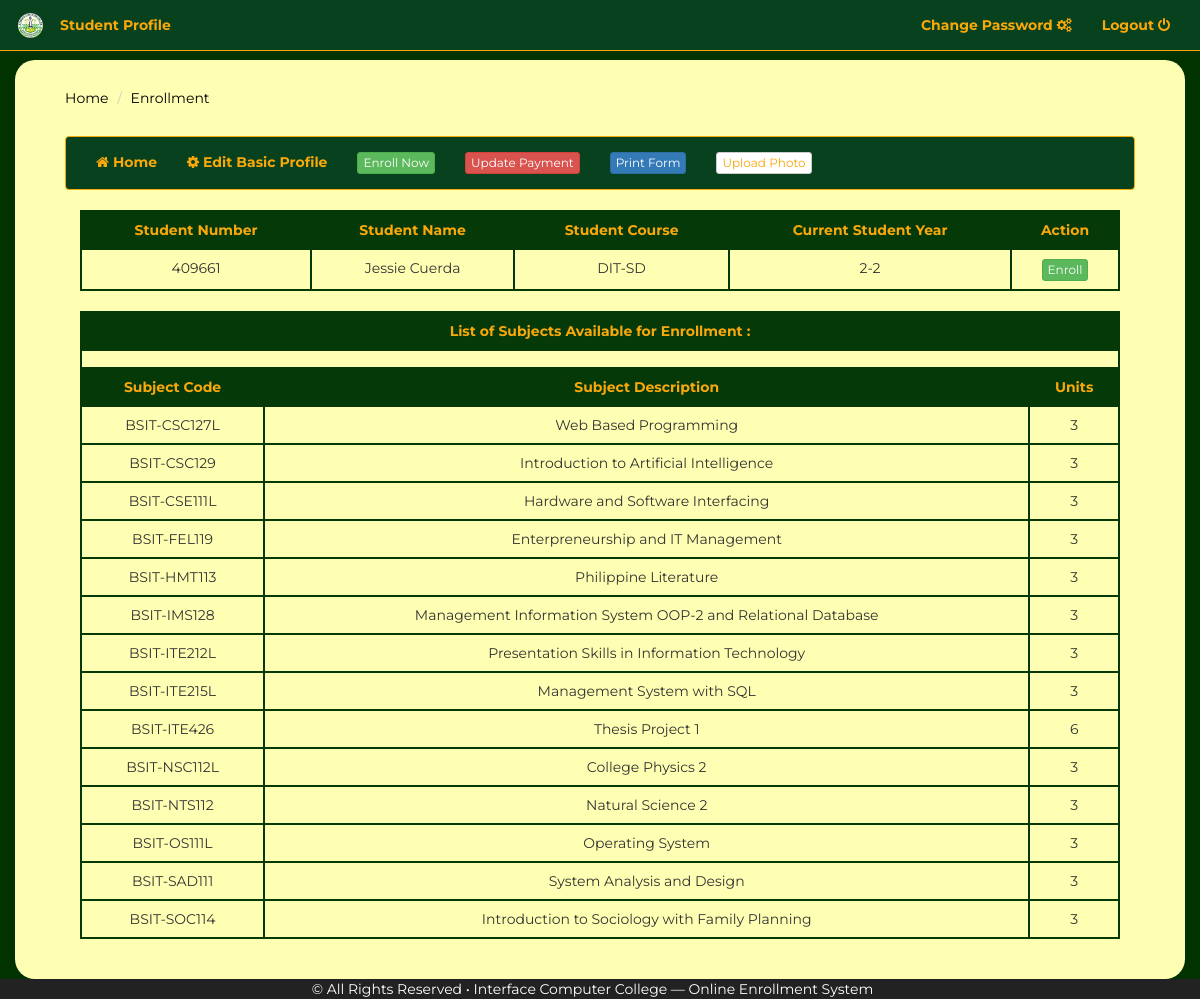
/enrollment_phase2.php (signed in), run on the app's committed database.
### tables this page shows
CREATE TABLE `tbl_studentinfo` (
  `studentNo` int(6) NOT NULL AUTO_INCREMENT,
  `course_id` varchar(10) NOT NULL,
  `first_name` varchar(255) NOT NULL,
  `last_name` varchar(255) NOT NULL,
  `middle_name` varchar(255) NOT NULL,
  `branch_id` int(10) NOT NULL,
  `address` varchar(255) NOT NULL,
  `age` int(11) NOT NULL,
  `gender` varchar(255) NOT NULL,
  `contact_number` int(11) NOT NULL,
  `email_address` varchar(255) NOT NULL,
  `grant_id` int(11) NOT NULL,
  `year_level` int(1) NOT NULL,
  `semester_num` int(1) NOT NULL,
  `student_type` varchar(10) NOT NULL,
  `status` varchar(15) NOT NULL,
  `new_old` varchar(255) NOT NULL DEFAULT 'new',
  `student_photo` text,
  PRIMARY KEY (`studentNo`,`email_address`),
  KEY `course_id` (`course_id`),
  KEY `branch_id` (`branch_id`),
  KEY `year_level` (`year_level`),
  KEY `semester_num` (`semester_num`),
  KEY `grant_id` (`grant_id`),
  CONSTRAINT `tbl_studentinfo_ibfk_2` FOREIGN KEY (`branch_id`) REFERENCES `tbl_branches` (`branch_id`),
  CONSTRAINT `tbl_studentinfo_ibfk_4` FOREIGN KEY (`year_level`) REFERENCES `tbl_academic_year` (`id`),
  CONSTRAINT `tbl_studentinfo_ibfk_5` FOREIGN KEY (`semester_num`) REFERENCES `tbl_academic_sem` (`id`),
  CONSTRAINT `tbl_studentinfo_ibfk_6` FOREIGN KEY (`course_id`) REFERENCES `tbl_course_info` (`course_id`),
  CONSTRAINT `tbl_studentinfo_ibfk_7` FOREIGN KEY (`grant_id`) REFERENCES `tbl_grants` (`grant_id`) ON DELETE NO ACTION ON UPDATE NO ACTION
);

CREATE TABLE `tbl_subject` (
  `subject_code` varchar(20) NOT NULL,
  `subject_description` varchar(255) NOT NULL,
  `units` int(2) NOT NULL,
  `course_curriculum` varchar(10) NOT NULL,
  `year_level` int(2) NOT NULL,
  `semester_number` int(2) NOT NULL,
  PRIMARY KEY (`subject_code`),
  KEY `course_curriculum` (`course_curriculum`),
  CONSTRAINT `tbl_subject_ibfk_1` FOREIGN KEY (`course_curriculum`) REFERENCES `tbl_course_info` (`course_curriculum`)
);

### session.php (called while the page is built, shortened)
<?php
global $conn;
 if( !$_SESSION['loggedInUser'] ) {
      header('Location:index.php');
  } else if( $_SESSION['loggedInUser'] && $_SESSION['userRole'] === 'user' && $_SESSION['branch'] === 'caloocan'){
  	 $loggedUser = $_SESSION['loggedInUser'];
  } else if( $_SESSION['loggedInUser'] && $_SESSION['userRole'] === 'user' && $_SESSION['branch'] === 'manila'){
  	  $loggedUser = mysqli_real_escape_string($conn,$_SESSION['loggedInUser']);
  	  $loggedUser_branch = 'manila';
  } else if( $_SESSION['loggedInUser'] && $_SESSION['userRole'] === 'admin') {
      $loggedUser = mysqli_real_escape_string($conn,$_SESSION['loggedInUser']);
       header('Location: ../icc/admin/administration.php');
  }
 ?>

### enrollment_phase2.php (the view, shortened to what this page needs)
<?php
  include('session.php');
  require('includes/connection.php');
  include('includes/header.php');
  include('navigation_2.php');
?>
       <div class="container" id="mainContainer">
            <div class="container-fluid">
                <div class="row">
                    <div class="col-md-12">
                      <ol class="breadcrumb">
                          <li><a href="profile.php">Home</a></li>
                          <li><a href="enrollment.php">Enrollment </a></li>
                      </ol>
                    </div>
                </div>
                    <div class="col-md-12">
                       <?php include('profile_navigation.php'); ?>
                        <div class="container-fluid">
                          <?php
                              $query = "SELECT studInfo.studentNo,
                              studInfo.first_name ,
                              studInfo.last_name,
                              studInfo.course_id,
                              studInfo.year_level,
                              studInfo.semester_num ,
                              studInfo.status
                              FROM tbl_studentinfo studInfo
                              WHERE studInfo.studentNo = '$loggedUser'";
                              $result = mysqli_query($conn,$query);
                              while( $row = mysqli_fetch_assoc($result)){
                                      $student_number = $row['studentNo'];
                                      $student_fname = $row['first_name'];
                                      $student_lastName = $row['last_name'];
                                      $student_course = $row['course_id'];
                                      $student_yrLevel = $row['year_level'];
                                      $student_semNumber = $row['semester_num'];
                              }
                           ?>
                            <div class="row">
                               <div class="col-sm-12">
                                   <table class="table table-responsive table-bordered">
                                        <tr>
                                          <th class="text-center">
                                            Student Number
                                          </th>
                                          <th class="text-center">
                                            Student Name
                                          </th>
                                          <th class="text-center">
                                            Student Course
                                          </th>
                                          <th class="text-center">
                                            Current Student Year
                                          </th>
                                          <th class="text-center">
                                            Action
                                          </th>
                                        </tr>
                                        <tr>
                                          <td class="text-center">
                                          <?php echo $student_number; ?>
                                          </td >
                                          <td class="text-center">
                                           <?php {echo $student_fname ,' ', $student_lastName;} ?>
                                          </td>
                                          <td class="text-center">
                                          <?php echo $student_course; ?>
                                          </td >
                                          <td class="text-center">
                                            <?php {echo $student_yrLevel , '-' , $student_semNumber;} ?>
                                          </td>
                                          <td class="text-center">
                                            <form action="<?php echo htmlspecialchars($_SERVER["PHP_SELF"]);?>?id=<?php echo $loggedUser;?>" method="post">
                                              <input type="submit" name="btn_enroll" class="btn btn-success btn-xs" value="Enroll">
                                            </form>
                                          </td>
                                        </tr>
                                  </table>
                                  <table class="table table-responsive table-bordered">
                                  <tr>
                                      <th colspan="3" class="text-center">List of Subjects Available for Enrollment :</th>
                                  </tr>
                                    <tr><td colspan="3"></td></tr>
                                    <tr>
                                      <th class="text-center">
                                        Subject Code
                                      </th>
                                      <th class="text-center">
                                        Subject Description
                                      </th>
                                      <th class="text-center">
                                       Units
                                      </th>
                                    </tr>
                                     <?php
                                    $query = "SELECT tbl_subject.subject_code, tbl_subject.subject_description , tbl_subject.year_level , tbl_subject.semester_number , tbl_subject.units FROM tbl_subject , tbl_curriculum , tbl_studentinfo WHERE tbl_curriculum.course_id = tbl_studentinfo.course_id AND tbl_studentinfo.studentNo = '$loggedUser' AND tbl_studentinfo.year_level < tbl_subject.year_level AND tbl_studentinfo.semester_num != tbl_subject.semester_number";
                                    $result = mysqli_query($conn,$query);
                                    while( $row = mysqli_fetch_assoc($result) ){
                                        $subject_code = $row['subject_code'];
                                        $subject_description = $row['subject_description'];
                                        $subject_units = $row['units'];
                                    ?>
                                      <td class="text-center">
                                      <?php echo $subject_code; ?>
                                      </td >
                                      <td class="text-center">
                                       <?php echo $subject_description; ?>
                                      </td>
                                      <td class="text-center">
                                        <?php echo $subject_units; ?>
                                      </td>
                                       <?php  }
                                   ?>
                                  </table>
                               </div>
                               </div>
                            </div>
                        </div>
                    </div>
                </div>
 <?php include('includes/footer.php'); ?>

### style.css (style rules this page uses)
html, body, .cover { height: 100%; }
body { background-color: #003300; font-family: 'Montserrat', sans-serif; }
#mainContainer { background-color: #FFFFB3; padding: 20px; border-radius: 20px; margin-top: 60px; }
.breadcrumb { background-color: inherit; }
.breadcrumb li a { color: black; }
.table-bordered { border: solid 2px #053908; }
.table-bordered tr { border: solid 2px #053908; }
.table-bordered tr th { background-color: #053908; color:#f9a80b; }
.table-bordered tr .text-center { border: solid 2px #053908; }

### includes/header.php (style rules this page uses)
html { background-color: #FFFFFF; margin: 0px; }
body { margin: 10mm 10mm 10mm 10mm; }

### data on the page
tbl_studentinfo: studentNo "409661", first_name "Jessie", last_name "Cuerda", course "DIT-SD", year_level "2", semester_num "2"
tbl_subject: subject_code "BSIT-CSC127L", subject_description "Web Based Programming", units "3"
tbl_subject: subject_code "BSIT-CSC129", subject_description "Introduction to Artificial Intelligence", units "3"
tbl_subject: subject_code "BSIT-CSE111L", subject_description "Hardware and Software Interfacing", units "3"
tbl_subject: subject_code "BSIT-FEL119", subject_description "Enterpreneurship and IT Management", units "3"
tbl_subject: subject_code "BSIT-HMT113", subject_description "Philippine Literature", units "3"
tbl_subject: subject_code "BSIT-IMS128", subject_description "Management Information System OOP-2 and Relational Database", units "3"
tbl_subject: subject_code "BSIT-ITE212L", subject_description "Presentation Skills in Information Technology", units "3"
tbl_subject: subject_code "BSIT-ITE215L", subject_description "Management System with SQL", units "3"
tbl_subject: subject_code "BSIT-ITE426", subject_description "Thesis Project 1", units "6"
tbl_subject: subject_code "BSIT-NSC112L", subject_description "College Physics 2", units "3"
tbl_subject: subject_code "BSIT-NTS112", subject_description "Natural Science 2", units "3"
tbl_subject: subject_code "BSIT-OS111L", subject_description "Operating System", units "3"
tbl_subject: subject_code "BSIT-SAD111", subject_description "System Analysis and Design", units "3"
tbl_subject: subject_code "BSIT-SOC114", subject_description "Introduction to Sociology with Family Planning", units "3"
